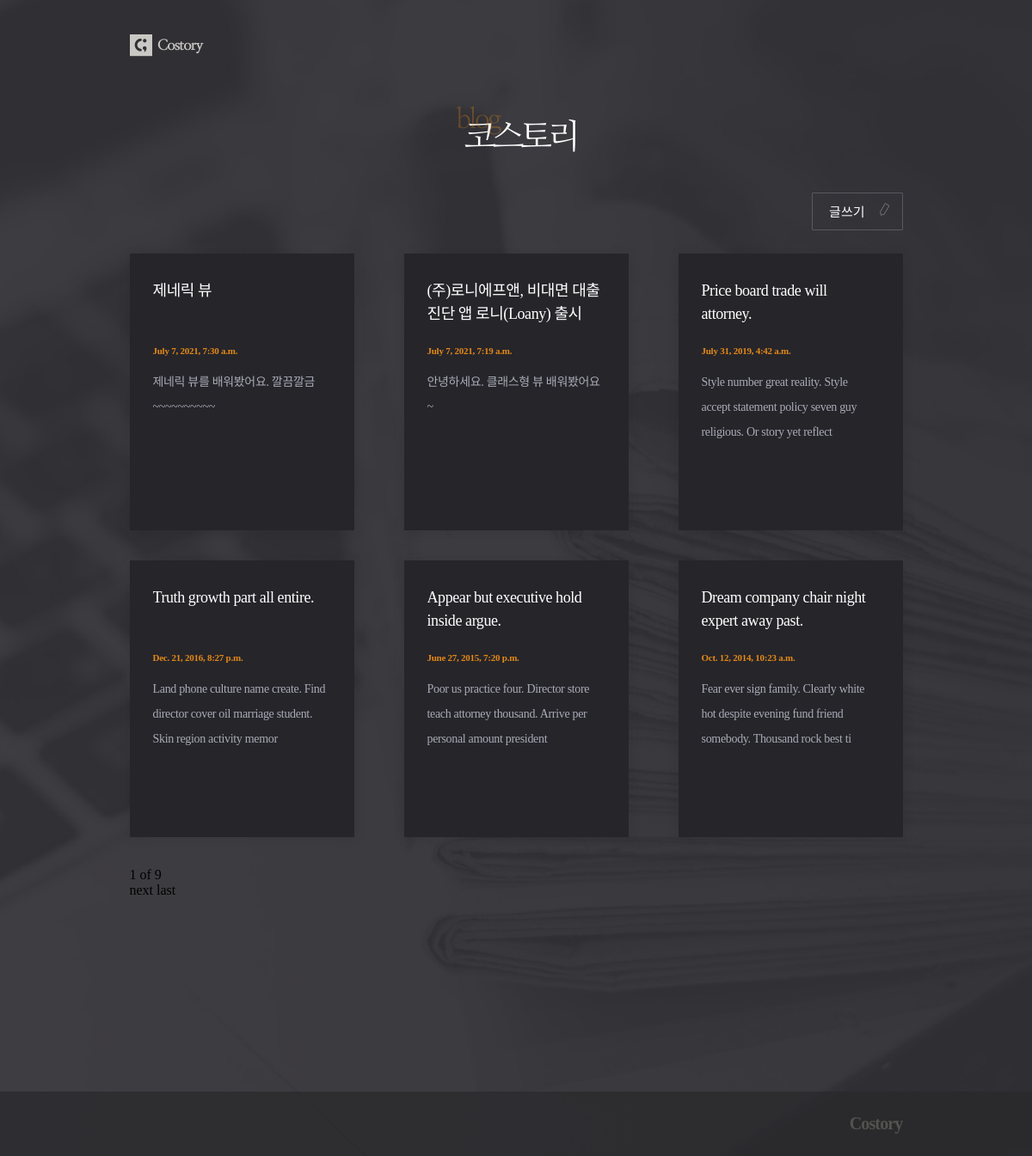
The app's page /posts/, older data.
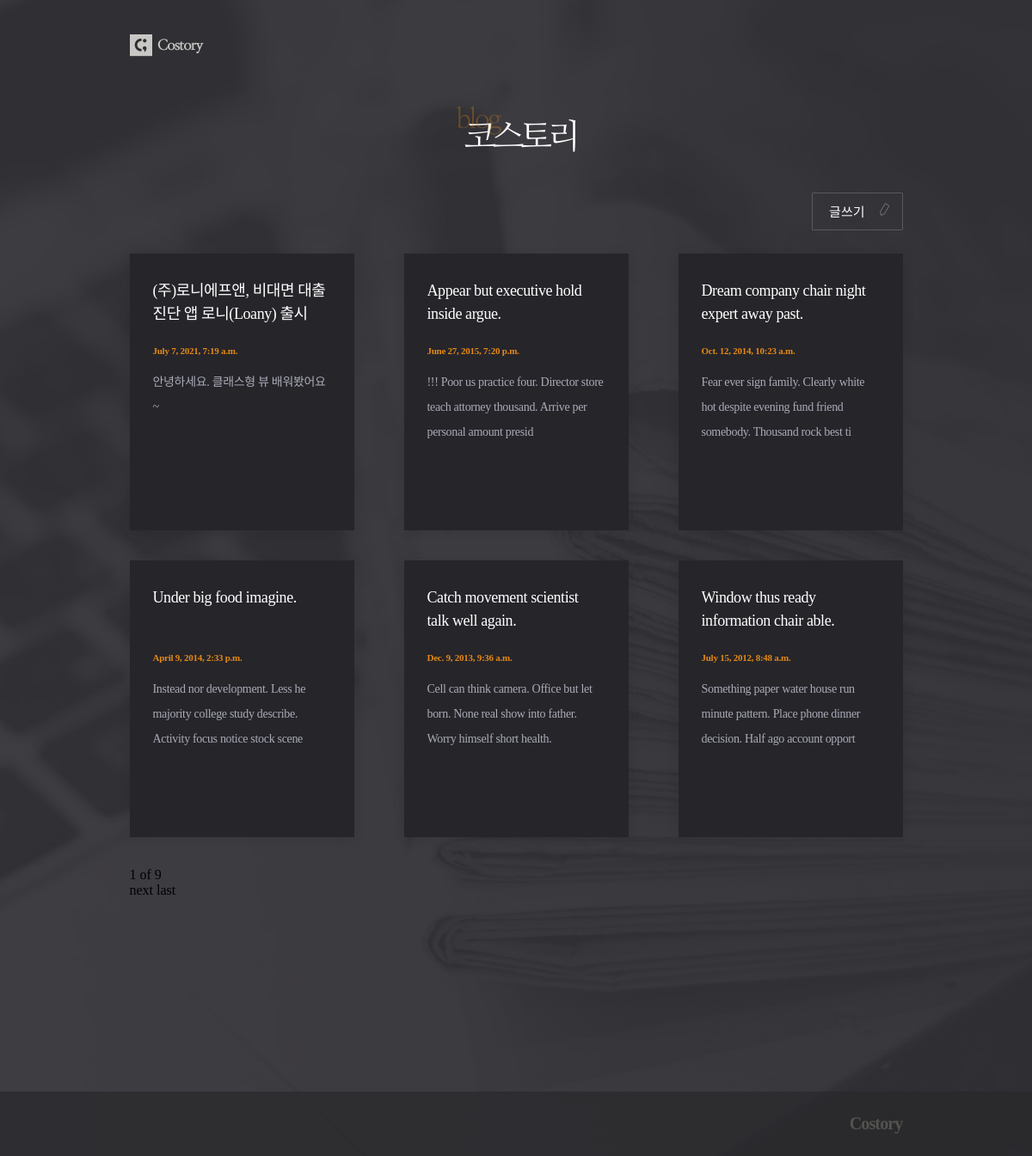
The same page, newer data.
### posts/models.py (models this page shows, shortened)
class Post(models.Model):
    title = models.CharField(max_length=50, unique=True, error_messages={'unique': '이미 있는 제목이네요!'})
    content = models.TextField(validators=[MinLengthValidator(10, '너무 짧군요 10자 이상 적어주세요.'), validate_symbols])
    dt_created = models.DateTimeField(verbose_name="Date Created", auto_now_add=True)
    dt_modified = models.DateTimeField(verbose_name="Date Modified", auto_now=True)

### posts/views.py (the view)
# urls.py: path('posts/', views.PostListView.as_view(), name='post-list'),
class PostListView(ListView):
    model = Post                            # 기본값이 없고 매번 지정해야 함
    context_object_name = 'posts'           # 오브젝트명_list
    ordering = ['-dt_created']
    paginate_by = 6

### posts/templates/posts/post_list.html (shortened to what this page needs)
{% extends './base.html' %}
{% load static %}
{% block css %}
    <link rel="stylesheet" href="{% static 'posts/css/post_list.css' %}">
{% endblock css %}
{% block logo_text %}
    <div id="header">
        <div class="container">
            <h1><img src="{% static 'posts/images/headertxt.png' %}"></h1>
        </div>
    </div>
{% endblock logo_text %}
{% block content %}
    <div class="btn_post">
        <a href="{% url 'post-create' %}">글쓰기</a>
    </div>
    {% if page_obj.object_list %}
    <div class="post_container">
        {% for post in page_obj.object_list %}
            <div class="post"><a href="{% url 'post-detail' post.id %}">
                <h2 class="title">{{post.title}}</h2>
                <p class="date">{{post.dt_created}}</p>
                <p class="text">{{post.content|slice:":100"}}</p>
            </a></div>
        {% endfor %}
    </div>
    <div class="paginator">
            <span>
                <p>{{page_obj.number}} of {{page_obj.paginator.num_pages}}</p>
            </span>
        {% if page_obj.has_next %}
            <a href="?page={{page.next_page_number}}" class="next">next</a>
            <a href="?page={{page.paginator.num_pages}}" class="last">last</a>
        {% endif %}
    </div>
    {% else %}
    <div>
        <div class="blank">
            <p>보여줄 글이 없습니다.<br>첫 글을 작성해 보면 어떨까요?</p>
        </div>
    </div>
    {% endif %}
{% endblock content %}

Row changes from the older to the newer data that the page shows:
removed Post: title "제네릭 뷰", dt_created "July 7, 2021, 7:30 a.m.", content "제네릭 뷰를 배워봤어요. 깔끔깔금~~~~~~~~~~"
removed Post: title "Price board trade will attorney.", dt_created "July 31, 2019, 4:42 a.m.", content "Style number great reality. Style accept statement policy seven guy religious. Or story yet reflect"
removed Post: title "Truth growth part all entire.", dt_created "Dec. 21, 2016, 8:27 p.m.", content "Land phone culture name create. Find director cover oil marriage student. Skin region activity memor"
changed Post "Appear but executive hold inside argue.": content "Poor us practice four. Director store teach attorney thousand. Arrive per personal amount president" → "!!! Poor us practice four. Director store teach attorney thousand. Arrive per personal amount presid"
now on this page (row unchanged): Post: title "Under big food imagine.", dt_created "April 9, 2014, 2:33 p.m.", content "Instead nor development. Less he majority college study describe. Activity focus notice stock scene"
now on this page (row unchanged): Post: title "Catch movement scientist talk well again.", dt_created "Dec. 9, 2013, 9:36 a.m.", content "Cell can think camera. Office but let born. None real show into father. Worry himself short health."
now on this page (row unchanged): Post: title "Window thus ready information chair able.", dt_created "July 15, 2012, 8:48 a.m.", content "Something paper water house run minute pattern. Place phone dinner decision. Half ago account opport"
